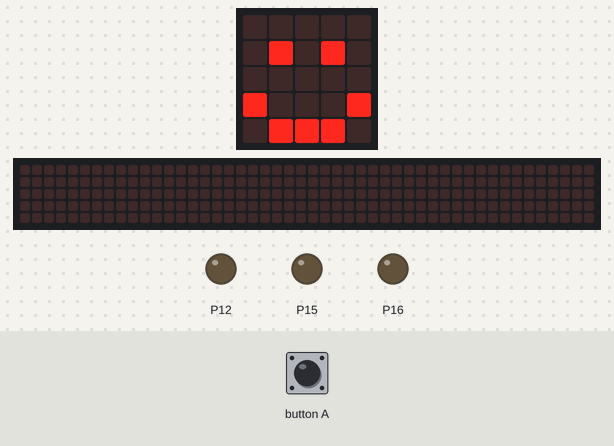
Simulated run of this program. Board: BBC micro:bit (MakeCode). On the bench: the board's 5×5 LED display, a strip that is not on the board, showing the scrolling text unrolled, output pins drawn as LEDs (lit = HIGH). Inputs (shaded band) come from the test bench. The 48×5 strip is a reading aid, not a part: it shows the text the display is scrolling, unrolled, one strip-width of it at a time.

Above: at 1.8 s.
1.9 s: button A pressed for 0.15 s
At 2.12 s:
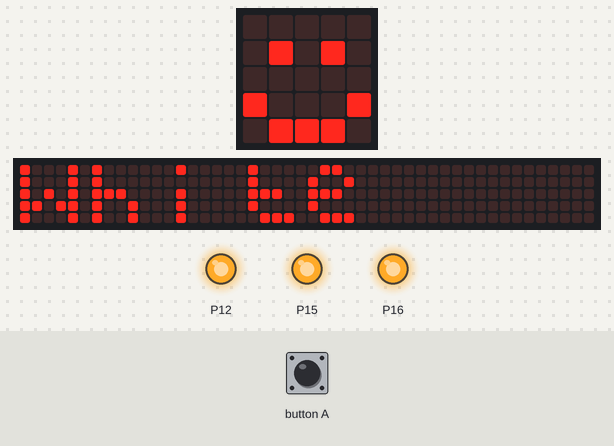
At 7.22 s:
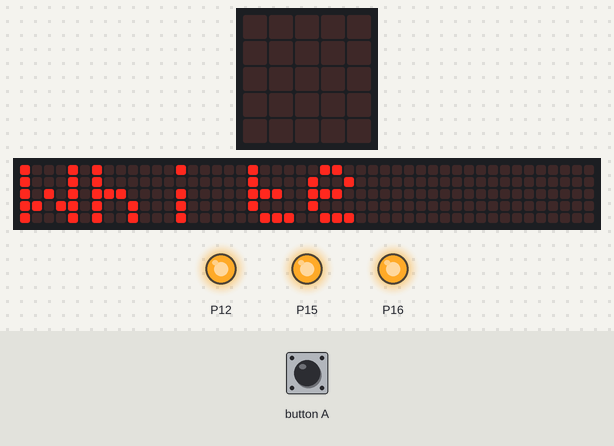
Timing chart, 0 to 12.6 s (numbered marks = the images above; inputs shaded):
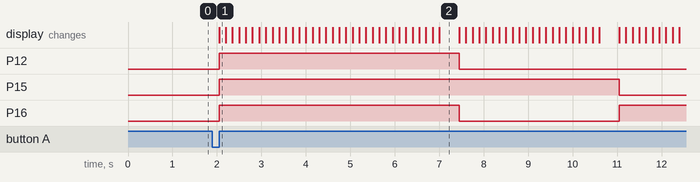

Measured:
- after the input at 1.9 s, P12: LOW → HIGH after 0.15 s, → LOW 5.4 s later; P15: LOW → HIGH after 0.15 s, → LOW 9.0 s later; P16: LOW → HIGH after 0.15 s, → LOW 5.4 s later, → HIGH 3.6 s later; the display: changes after 0.15 s (image 1)
- what the display in image 2 shows lasts 0.5 s, from 7.0 s to 7.5 s

The program:

main.ts
```typescript
// (licence header left out)
basic.clearScreen()
basic.showIcon(IconNames.Happy)

input.onButtonPressed(Button.A, function () {
  pins.digitalWritePin(DigitalPin.P15, 1)
  pins.digitalWritePin(DigitalPin.P16, 1)
  pins.digitalWritePin(DigitalPin.P12, 1)
  basic.showString('White')
  pins.digitalWritePin(DigitalPin.P15, 1)
  pins.digitalWritePin(DigitalPin.P16, 0)
  pins.digitalWritePin(DigitalPin.P12, 0)
  basic.showString('Red')
  pins.digitalWritePin(DigitalPin.P15, 0)
  pins.digitalWritePin(DigitalPin.P16, 1)
  pins.digitalWritePin(DigitalPin.P12, 0)
  basic.showString('Green')
  pins.digitalWritePin(DigitalPin.P15, 0)
  pins.digitalWritePin(DigitalPin.P16, 0)
  pins.digitalWritePin(DigitalPin.P12, 1)
  basic.showString('Blue')
  pins.digitalWritePin(DigitalPin.P15, 1)
  pins.digitalWritePin(DigitalPin.P16, 0)
  pins.digitalWritePin(DigitalPin.P12, 1)
  basic.showString('Magenta')
  pins.digitalWritePin(DigitalPin.P15, 0)
  pins.digitalWritePin(DigitalPin.P16, 1)
  pins.digitalWritePin(DigitalPin.P12, 1)
  basic.showString('Teal')
  pins.digitalWritePin(DigitalPin.P15, 1)
  pins.digitalWritePin(DigitalPin.P16, 1)
  pins.digitalWritePin(DigitalPin.P12, 0)
  basic.showString('Yellow')
  pins.digitalWritePin(DigitalPin.P15, 0)
  pins.digitalWritePin(DigitalPin.P16, 0)
  pins.digitalWritePin(DigitalPin.P12, 0)
})
```
